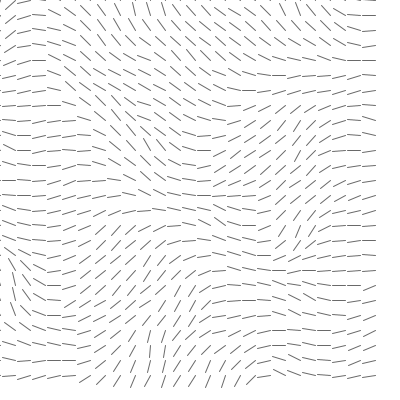
Frame 1 (no input)
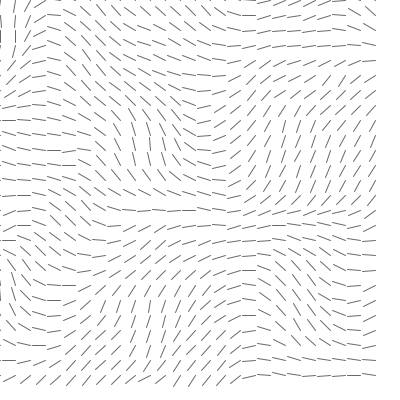
Frame 60 (the mouse pressed at the canvas centre just before this capture)
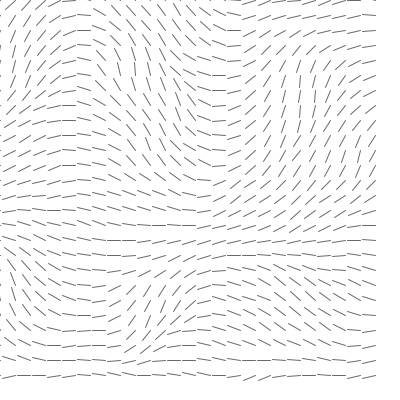
Frame 120 (the mouse held since frame 60 and released just before this capture)

The Processing sketch that drew these frames (run headless with seeded random() and noise(); from frame 60 on, the mouse is pressed at the canvas centre):

// Processing sketch: vectorveld
// ── vectorveld.pde
PVector[][] field;
 PVector v;
  int cols, rows; // Columns and Rows
  int resolution; // How large is each "cell" of the flow field

  float zoff = 0.0; // 3rd dimension of noise
  
void setup(){
  size(400,400);
  resolution = 15;
    // Determine the number of columns and rows based on sketch's width and height
    cols = width/resolution;
    rows = height/resolution;
    field = new PVector[cols][rows];
    
    //init();
    // Reseed noise so we get a new flow field every time
    noiseSeed((int)random(20000));
    float xoff = 0;
    for (int i = 0; i < cols; i++) {
      float yoff = 0;
      for (int j = 0; j < rows; j++) {
        float theta = map(noise(xoff,yoff),0,1,0,TWO_PI);
        // Polar to cartesian coordinate transformation to get x and y components of the vector
        field[i][j] = new PVector(cos(theta),sin(theta));
        yoff += 0.1;
      }
      xoff += 0.1;
    }
    
   
}

void draw(){
  background(255);
  
   update();
   //float xoff = 0;
   // for (int i = 0; i < cols; i++) {
   //   float yoff = 0;
   //   for (int j = 0; j < rows; j++) {
   //     float theta = map(noise(xoff,yoff,zoff),0,1,0,TWO_PI);
   //     // Make a vector from an angle
   //     field[i][j] = PVector.fromAngle(theta);
   //     yoff += 0.1;
   //   }
   //   xoff += 0.1;
   // }
   // // Animate by changing 3rd dimension of noise every frame
   // zoff += 0.01;
   
  display();
  //for (int i = 0; i < cols; i++) {
  //    for (int j = 0; j < rows; j++) {
  //      //drawVector(field[i][j],i*resolution,j*resolution,resolution-2);
  //      float x = i*resolution;
  //      float y = j*resolution;
  //      float scayl = resolution-2;
       
   //drawVector(PVector v, float x, float y, float scayl)      
  //       pushMatrix();
  //       v = new PVector();
  //  float arrowsize = 4;
  //  // Translate to position to render vector
  //  translate(x,y);
  //  stroke(0,150);
  //  // Call vector heading function to get direction (note that pointing up is a heading of 0) and rotate
  //  rotate(v.heading2D());
  //  // Calculate length of vector & scale it to be bigger or smaller if necessary
  //  float len = v.mag()*scayl;
  //  // Draw three lines to make an arrow (draw pointing up since we've rotate to the proper direction)
  //  line(0,0,len,0);
  //  //line(len,0,len-arrowsize,+arrowsize/2);
  //  //line(len,0,len-arrowsize,-arrowsize/2);
  //  popMatrix();
        
        
        
        
        
  //    }
  //  }
     
  }

  void init() {
    // Reseed noise so we get a new flow field every time
    noiseSeed((int)random(10000));
    float xoff = 0;
    for (int i = 0; i < cols; i++) {
      float yoff = 0;
      for (int j = 0; j < rows; j++) {
        float theta = map(noise(xoff,yoff),0,1,0,TWO_PI);
        // Polar to cartesian coordinate transformation to get x and y components of the vector
        field[i][j] = new PVector(cos(theta),sin(theta));
        yoff += 0.1;
      }
      xoff += 0.1;
    }
  }

void update() {
    float xoff = 0;
    for (int i = 0; i < cols; i++) {
      float yoff = 0;
      for (int j = 0; j < rows; j++) {
        float theta = map(noise(xoff,yoff,zoff),0,1,0,TWO_PI);
        // Make a vector from an angle
        field[i][j] = PVector.fromAngle(theta);
        yoff += 0.1;
      }
      xoff += 0.1;
    }
    // Animate by changing 3rd dimension of noise every frame
    zoff += 0.01;
  }

 void display() {
    for (int i = 0; i < cols; i++) {
      for (int j = 0; j < rows; j++) {
        drawVector(field[i][j],i*resolution,j*resolution,resolution-2);
      }
    }

  }

void drawVector(PVector v, float x, float y, float scayl) {
    pushMatrix();
    float arrowsize = 4;
    // Translate to position to render vector
    translate(x,y);
    stroke(0,150);
    // Call vector heading function to get direction (note that pointing up is a heading of 0) and rotate
    rotate(v.heading2D());
    // Calculate length of vector & scale it to be bigger or smaller if necessary
    float len = v.mag()*scayl;
    // Draw three lines to make an arrow (draw pointing up since we've rotate to the proper direction)
    line(0,0,len,0);
    //line(len,0,len-arrowsize,+arrowsize/2);
    //line(len,0,len-arrowsize,-arrowsize/2);
    popMatrix();
  }

  PVector lookup(PVector lookup) {
    int column = int(constrain(lookup.x/resolution,0,cols-1));
    int row = int(constrain(lookup.y/resolution,0,rows-1));
    return field[column][row].get();
  }
